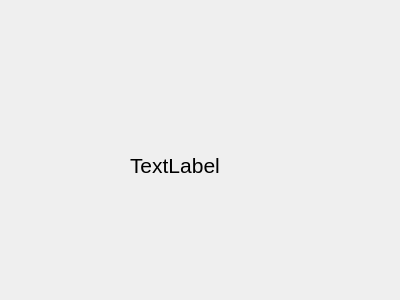
<?xml version="1.0" encoding="UTF-8"?>
<ui version="4.0">
 <class>EditorView</class>
 <widget class="QWidget" name="EditorView">
  <property name="geometry">
   <rect>
    <x>0</x>
    <y>0</y>
    <width>400</width>
    <height>300</height>
   </rect>
  </property>
  <property name="windowTitle">
   <string>Editor View</string>
  </property>
  <widget class="QLabel" name="label">
   <property name="geometry">
    <rect>
     <x>130</x>
     <y>140</y>
     <width>131</width>
     <height>51</height>
    </rect>
   </property>
   <property name="font">
    <font>
     <pointsize>16</pointsize>
    </font>
   </property>
   <property name="text">
    <string>TextLabel</string>
   </property>
  </widget>
 </widget>
 <resources/>
 <connections/>
</ui>
